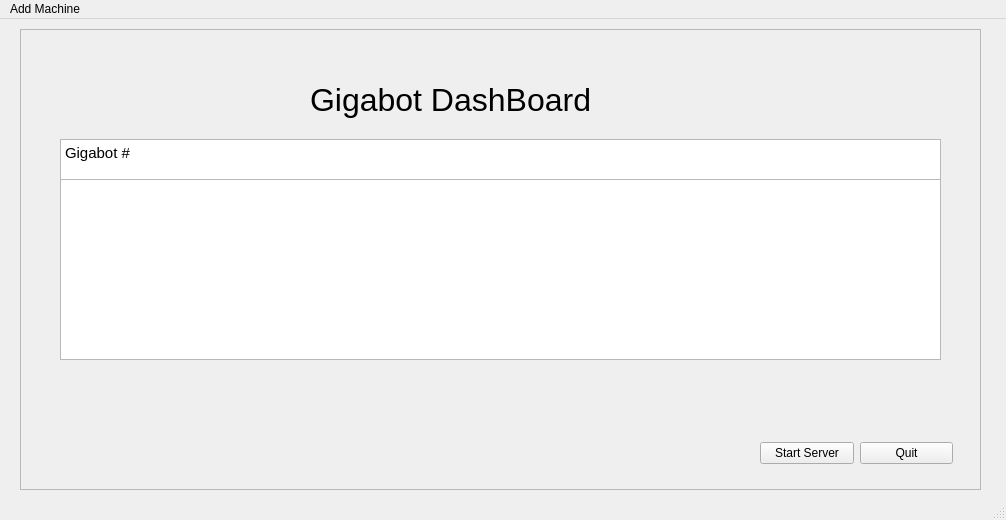
<?xml version="1.0" encoding="UTF-8"?>
<ui version="4.0">
 <class>MainWindow</class>
 <widget class="QMainWindow" name="MainWindow">
  <property name="geometry">
   <rect>
    <x>0</x>
    <y>0</y>
    <width>1006</width>
    <height>520</height>
   </rect>
  </property>
  <property name="windowTitle">
   <string>Gigabot Dashboard</string>
  </property>
  <widget class="QWidget" name="centralwidget">
   <widget class="QFrame" name="frame">
    <property name="geometry">
     <rect>
      <x>20</x>
      <y>10</y>
      <width>961</width>
      <height>461</height>
     </rect>
    </property>
    <property name="frameShape">
     <enum>QFrame::StyledPanel</enum>
    </property>
    <property name="frameShadow">
     <enum>QFrame::Raised</enum>
    </property>
    <widget class="QLabel" name="label">
     <property name="geometry">
      <rect>
       <x>290</x>
       <y>40</y>
       <width>301</width>
       <height>61</height>
      </rect>
     </property>
     <property name="font">
      <font>
       <pointsize>24</pointsize>
      </font>
     </property>
     <property name="text">
      <string>Gigabot DashBoard</string>
     </property>
    </widget>
    <widget class="QLabel" name="label_2">
     <property name="geometry">
      <rect>
       <x>600</x>
       <y>30</y>
       <width>71</width>
       <height>71</height>
      </rect>
     </property>
     <property name="text">
      <string/>
     </property>
     <property name="pixmap">
      <pixmap>img/11168491_641487062653104_7353348191666353708_n.png</pixmap>
     </property>
     <property name="scaledContents">
      <bool>true</bool>
     </property>
    </widget>
    <widget class="QWidget" name="horizontalLayoutWidget">
     <property name="geometry">
      <rect>
       <x>40</x>
       <y>110</y>
       <width>881</width>
       <height>77</height>
      </rect>
     </property>
     <layout class="QHBoxLayout" name="horizontalLayout_2">
      <item>
       <widget class="QTextBrowser" name="GigabotTitle">
        <property name="html">
         <string>&lt;!DOCTYPE HTML PUBLIC &quot;-//W3C//DTD HTML 4.0//EN&quot; &quot;http://www.w3.org/TR/REC-html40/strict.dtd&quot;&gt;
&lt;html&gt;&lt;head&gt;&lt;meta name=&quot;qrichtext&quot; content=&quot;1&quot; /&gt;&lt;style type=&quot;text/css&quot;&gt;
p, li { white-space: pre-wrap; }
&lt;/style&gt;&lt;/head&gt;&lt;body style=&quot; font-family:'Ubuntu'; font-size:11pt; font-weight:400; font-style:normal;&quot;&gt;
&lt;p style=&quot; margin-top:0px; margin-bottom:0px; margin-left:0px; margin-right:0px; -qt-block-indent:0; text-indent:0px;&quot;&gt;Gigabot #&lt;/p&gt;&lt;/body&gt;&lt;/html&gt;</string>
        </property>
       </widget>
      </item>
     </layout>
    </widget>
    <widget class="QWidget" name="horizontalLayoutWidget_2">
     <property name="geometry">
      <rect>
       <x>40</x>
       <y>150</y>
       <width>881</width>
       <height>181</height>
      </rect>
     </property>
     <layout class="QHBoxLayout" name="horizontalLayout_3">
      <item>
       <widget class="QTextBrowser" name="Serveroutput"/>
      </item>
     </layout>
    </widget>
    <widget class="QWidget" name="layoutWidget">
     <property name="geometry">
      <rect>
       <x>740</x>
       <y>410</y>
       <width>193</width>
       <height>29</height>
      </rect>
     </property>
     <layout class="QHBoxLayout" name="horizontalLayout">
      <item>
       <widget class="QPushButton" name="pushButton">
        <property name="text">
         <string>Start Server</string>
        </property>
       </widget>
      </item>
      <item>
       <widget class="QPushButton" name="pushButton_2">
        <property name="text">
         <string>Quit</string>
        </property>
       </widget>
      </item>
     </layout>
    </widget>
   </widget>
  </widget>
  <widget class="QMenuBar" name="menubar">
   <property name="geometry">
    <rect>
     <x>0</x>
     <y>0</y>
     <width>1006</width>
     <height>22</height>
    </rect>
   </property>
   <property name="nativeMenuBar">
    <bool>false</bool>
   </property>
   <widget class="QMenu" name="menuAdd_Machine">
    <property name="title">
     <string>Add Machine</string>
    </property>
    <addaction name="actionAdd_Machine"/>
    <addaction name="actionAdd_Something_Else"/>
   </widget>
   <addaction name="menuAdd_Machine"/>
  </widget>
  <widget class="QStatusBar" name="statusbar"/>
  <action name="actionAdd_Machine">
   <property name="text">
    <string>Add Machine</string>
   </property>
  </action>
  <action name="actionAdd_Something_Else">
   <property name="text">
    <string>Add Something Else</string>
   </property>
  </action>
 </widget>
 <resources/>
 <connections/>
</ui>
